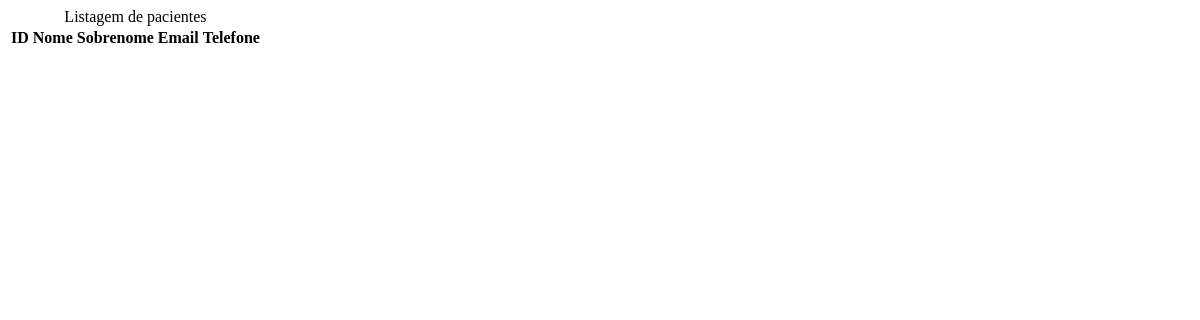
/pacientes/, run on an earlier commit of the app's database.
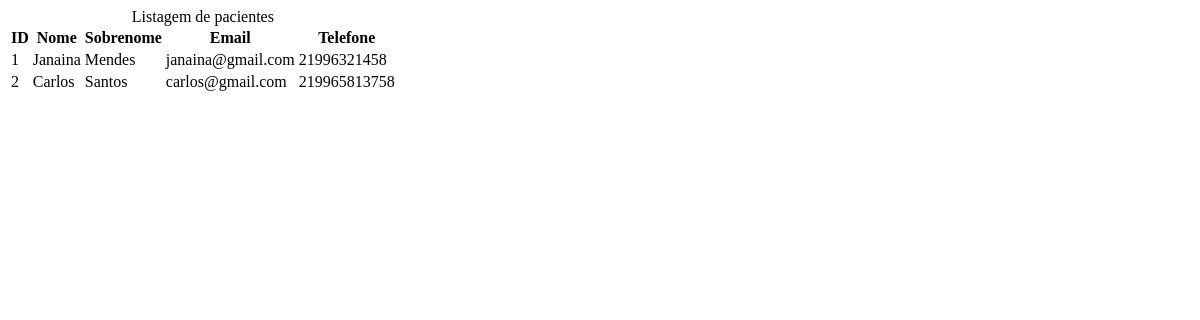
And on a later commit of the database.
### sistema/models.py (models this page shows, shortened)
class Paciente(models.Model):
    nome = models.CharField(max_length=50)
    sobrenome = models.CharField(max_length=50)
    email = models.EmailField()
    telefone = models.CharField(max_length=20)
    criacao_data = models.DateTimeField(default=timezone.now)
    mensagem = models.TextField(blank=True)
    ativo = models.BooleanField(default=False)
    imagem = models.ImageField(upload_to='img/%Y/%m/', blank=True)

### sistema/views/paciente_views.py (the view)
# urls.py: path('pacientes/', views.listarPacientes, name='pacientes'),
def listarPacientes(request):
    pacientes = Paciente.objects.all()  # Variável pacientes está guardando todos os objetos da tabela Paciente.
    context = { # Declaração de um dict que possui a chave pacientes e o valor pacientes(variável criada acima).
        'pacientes': pacientes,
    }
    return render(
        request,
        'paciente/listar.html',
        context,
    )

### sistema/templates/paciente/listar.html (shortened to what this page needs)
{% block conteudo %}
    <div class="responsive-table">
        <table class="pacientes-table">
            <caption class="table-caption">
                Listagem de pacientes
            </caption>
            <thead>
                <tr class="table-row tabel-row-header">
                    <th class="table-header">ID</th>
                    <th class="table-header">Nome</th>
                    <th class="table-header">Sobrenome</th>
                    <th class="table-header">Email</th>
                    <th class="table-header">Telefone</th>
                </tr>
            </thead>
            <tbody>
                {% for paciente in pacientes %}
                    <tr class="table-row">
                        <td class="table-cel">{{ paciente.id }}</td>
                        <td class="table-cel">{{ paciente.nome }}</td>
                        <td class="table-cel">{{ paciente.sobrenome }}</td>
                        <td class="table-cel">{{ paciente.email }}</td>
                        <td class="table-cel">{{ paciente.telefone }}</td>
                    </tr>
                {% endfor %}
            </tbody>
        </table>
    </div>
{% endblock conteudo %}

What changed in the data, as far as the page shows it:
added Paciente: id "1", nome "Janaina", sobrenome "Mendes", email "janaina@gmail.com", telefone "21996321458"
added Paciente: id "2", nome "Carlos", sobrenome "Santos", email "carlos@gmail.com", telefone "219965813758"
